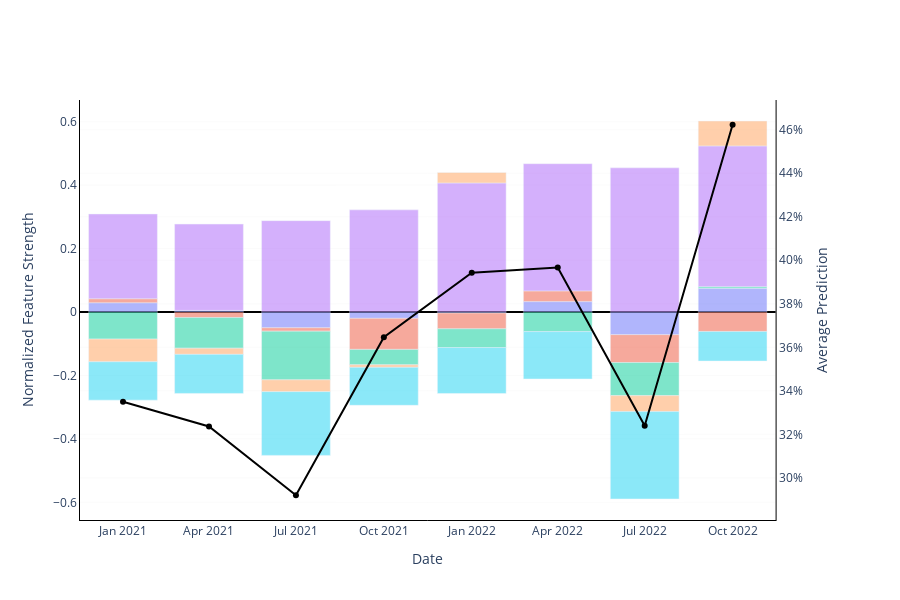

Notebook cell for this chart:
### Code cell
# plot predictions and prediction explanations over time
date_col = 'Prediction_Point'
prep_and_plot_pe_over_time(melted, project_id, date_col, freq='QS', showlegend=False, max_features=6, height=600)

### Figure 1 — Plotly figure (JSON) as saved in the notebook; plotly's stock layout.template omitted (floating-point values rounded to 4 significant figures)
{"data": [{"marker": {"color": "Black", "size": 6}, "mode": "lines+markers", "name": "Average Prediction", "type": "scatter", "x": ["2021-01-01T00:00:00", "2021-04-01T00:00:00", "2021-07-01T00:00:00", "2021-10-01T00:00:00", "2022-01-01T00:00:00", "2022-04-01T00:00:00", "2022-07-01T00:00:00", "2022-10-01T00:00:00"], "xaxis": "x", "y": [0.335, 0.3236, 0.292, 0.3646, 0.3942, 0.3967, 0.324, 0.4623], "yaxis": "y2"}, {"customdata": [[12, 3.516, "Contract_Duration"], [12, 0.6722, "Contract_Duration"], [24, -5.162, "Contract_Duration"], [24, -2.289, "Contract_Duration"], [24, -0.3733, "Contract_Duration"], [12, 3.632, "Contract_Duration"], [24, -8.992, "Contract_Duration"], [12, 3.426, "Contract_Duration"]], "hoverlabel": {"align": "left", "bgcolor": "white", "font": {"family": "Rockwell", "size": 16}}, "hovertemplate": "<br>Period</b>: %{x}<br>Feature</b>: %{customdata[2]}<br>Strength</b>: %{y: .2}<br>Median Value</b>: %{customdata[0]: .3}<extra></extra>", "marker": {"color": "#636EFA"}, "name": "Contract_Duration", "opacity": 0.5, "type": "bar", "x": ["2021-01-01T00:00:00", "2021-04-01T00:00:00", "2021-07-01T00:00:00", "2021-10-01T00:00:00", "2022-01-01T00:00:00", "2022-04-01T00:00:00", "2022-07-01T00:00:00", "2022-10-01T00:00:00"], "y": [0.02906, 0.004979, -0.04964, -0.0199, -0.003246, 0.03272, -0.07137, 0.07448]}, {"customdata": [["Junior Large", 1.536, "Customer_Succes_Manager"], ["Brandie Tam", -2.369, "Customer_Succes_Manager"], ["Tammi Manns", -1.114, "Customer_Succes_Manager"], ["Stevie Prieto", -11.27, "Customer_Succes_Manager"], ["Maura Jeter", -5.715, "Customer_Succes_Manager"], ["Stevie Prieto", 3.733, "Customer_Succes_Manager"], ["Tammi Manns", -11.07, "Customer_Succes_Manager"], ["Gale Newton", -2.821, "Customer_Succes_Manager"]], "hoverlabel": {"align": "left", "bgcolor": "white", "font": {"family": "Rockwell", "size": 16}}, "hovertemplate": "<br>Period</b>: %{x}<br>Feature</b>: %{customdata[2]}<br>Strength</b>: %{y: .2}<br>Most Frequent Value</b>: %{customdata[0]}<extra></extra>", "marker": {"color": "#EF553B"}, "name": "Customer_Succes_Manager", "opacity": 0.5, "type": "bar", "x": ["2021-01-01T00:00:00", "2021-04-01T00:00:00", "2021-07-01T00:00:00", "2021-10-01T00:00:00", "2022-01-01T00:00:00", "2022-04-01T00:00:00", "2022-07-01T00:00:00", "2022-10-01T00:00:00"], "y": [0.01269, -0.01755, -0.01071, -0.09799, -0.0497, 0.03363, -0.08787, -0.06132]}, {"customdata": [[2, -10.32, "Customers[Products_Purchased] (5 years unique count)"], [2, -13.03, "Customers[Products_Purchased] (5 years unique count)"], [2, -15.95, "Customers[Products_Purchased] (5 years unique count)"], [1, -5.572, "Customers[Products_Purchased] (5 years unique count)"], [2, -6.793, "Customers[Products_Purchased] (5 years unique count)"], [2, -6.839, "Customers[Products_Purchased] (5 years unique count)"], [2, -13.14, "Customers[Products_Purchased] (5 years unique count)"], [0, 0.2386, "Customers[Products_Purchased] (5 years unique count)"]], "hoverlabel": {"align": "left", "bgcolor": "white", "font": {"family": "Rockwell", "size": 16}}, "hovertemplate": "<br>Period</b>: %{x}<br>Feature</b>: %{customdata[2]}<br>Strength</b>: %{y: .2}<br>Median Value</b>: %{customdata[0]: .3}<extra></extra>", "marker": {"color": "#00CC96"}, "name": "Customers[Products_Purchased] (5 years unique count)", "opacity": 0.5, "type": "bar", "x": ["2021-01-01T00:00:00", "2021-04-01T00:00:00", "2021-07-01T00:00:00", "2021-10-01T00:00:00", "2022-01-01T00:00:00", "2022-04-01T00:00:00", "2022-07-01T00:00:00", "2022-10-01T00:00:00"], "y": [-0.08527, -0.09648, -0.1534, -0.04845, -0.05907, -0.06161, -0.1043, 0.005186]}, {"customdata": [[11, 32.34, "Product_Usage (180 days count)"], [10, 36.75, "Product_Usage (180 days count)"], [11, 29.94, "Product_Usage (180 days count)"], [10.5, 37.01, "Product_Usage (180 days count)"], [9, 46.75, "Product_Usage (180 days count)"], [9, 44.51, "Product_Usage (180 days count)"], [9, 57.26, "Product_Usage (180 days count)"], [9, 20.41, "Product_Usage (180 days count)"]], "hoverlabel": {"align": "left", "bgcolor": "white", "font": {"family": "Rockwell", "size": 16}}, "hovertemplate": "<br>Period</b>: %{x}<br>Feature</b>: %{customdata[2]}<br>Strength</b>: %{y: .2}<br>Median Value</b>: %{customdata[0]: .3}<extra></extra>", "marker": {"color": "#AB63FA"}, "name": "Product_Usage (180 days count)", "opacity": 0.5, "type": "bar", "x": ["2021-01-01T00:00:00", "2021-04-01T00:00:00", "2021-07-01T00:00:00", "2021-10-01T00:00:00", "2022-01-01T00:00:00", "2022-04-01T00:00:00", "2022-07-01T00:00:00", "2022-10-01T00:00:00"], "y": [0.2673, 0.2722, 0.2879, 0.3219, 0.4065, 0.401, 0.4544, 0.4436]}, {"customdata": [["OH", -8.655, "State"], ["WI", -2.638, "State"], ["CA", -3.877, "State"], ["CA", -0.916, "State"], ["OH", 3.818, "State"], ["TX", -0.02277, "State"], ["MO", -6.338, "State"], ["NY", 3.614, "State"]], "hoverlabel": {"align": "left", "bgcolor": "white", "font": {"family": "Rockwell", "size": 16}}, "hovertemplate": "<br>Period</b>: %{x}<br>Feature</b>: %{customdata[2]}<br>Strength</b>: %{y: .2}<br>Most Frequent Value</b>: %{customdata[0]}<extra></extra>", "marker": {"color": "#FFA15A"}, "name": "State", "opacity": 0.5, "type": "bar", "x": ["2021-01-01T00:00:00", "2021-04-01T00:00:00", "2021-07-01T00:00:00", "2021-10-01T00:00:00", "2022-01-01T00:00:00", "2022-04-01T00:00:00", "2022-07-01T00:00:00", "2022-10-01T00:00:00"], "y": [-0.07153, -0.01954, -0.03728, -0.007966, 0.0332, -0.0002052, -0.0503, 0.07857]}, {"customdata": [[2192, -14.65, "duration(Renewal_Date, Customer_Since_Date)"], [1826, -16.63, "duration(Renewal_Date, Customer_Since_Date)"], [2192, -20.9, "duration(Renewal_Date, Customer_Since_Date)"], [1826, -13.77, "duration(Renewal_Date, Customer_Since_Date)"], [1461, -16.67, "duration(Renewal_Date, Customer_Since_Date)"], [2191, -16.59, "duration(Renewal_Date, Customer_Since_Date)"], [2191, -34.72, "duration(Renewal_Date, Customer_Since_Date)"], [1095, -4.294, "duration(Renewal_Date, Customer_Since_Date)"]], "hoverlabel": {"align": "left", "bgcolor": "white", "font": {"family": "Rockwell", "size": 16}}, "hovertemplate": "<br>Period</b>: %{x}<br>Feature</b>: %{customdata[2]}<br>Strength</b>: %{y: .2}<br>Median Value</b>: %{customdata[0]: .3}<extra></extra>", "marker": {"color": "#19D3F3"}, "name": "duration(Renewal_Date, Customer_Since_Date)", "opacity": 0.5, "type": "bar", "x": ["2021-01-01T00:00:00", "2021-04-01T00:00:00", "2021-07-01T00:00:00", "2021-10-01T00:00:00", "2022-01-01T00:00:00", "2022-04-01T00:00:00", "2022-07-01T00:00:00", "2022-10-01T00:00:00"], "y": [-0.1211, -0.1232, -0.201, -0.1198, -0.1449, -0.1495, -0.2755, -0.09334]}], "layout": {"barmode": "relative", "height": 600, "hoverlabel": {"bgcolor": "white", "font": {"family": "Rockwell", "size": 16}, "namelength": -1}, "legend": {"x": 1.1, "xanchor": "left", "y": 1, "yanchor": "top"}, "plot_bgcolor": "rgba(0,0,0,0)", "showlegend": false, "xaxis": {"anchor": "y", "domain": [0, 0.94], "gridcolor": "#7f7f7f", "gridwidth": 1, "linecolor": "black", "linewidth": 1, "showgrid": false, "showline": true, "title": {"text": "Date"}}, "yaxis": {"anchor": "x", "domain": [0, 1], "gridcolor": "lightgray", "gridwidth": 0.1, "linecolor": "black", "linewidth": 1, "showgrid": true, "showline": true, "title": {"text": "Normalized Feature Strength"}, "zeroline": true, "zerolinecolor": "black", "zerolinewidth": 2}, "yaxis2": {"anchor": "x", "gridcolor": "lightgray", "gridwidth": 0.1, "linecolor": "black", "linewidth": 1, "overlaying": "y", "showgrid": true, "showline": true, "side": "right", "tickformat": ",.0%", "title": {"text": "Average Prediction"}, "zeroline": true, "zerolinecolor": "black", "zerolinewidth": 2}}}
